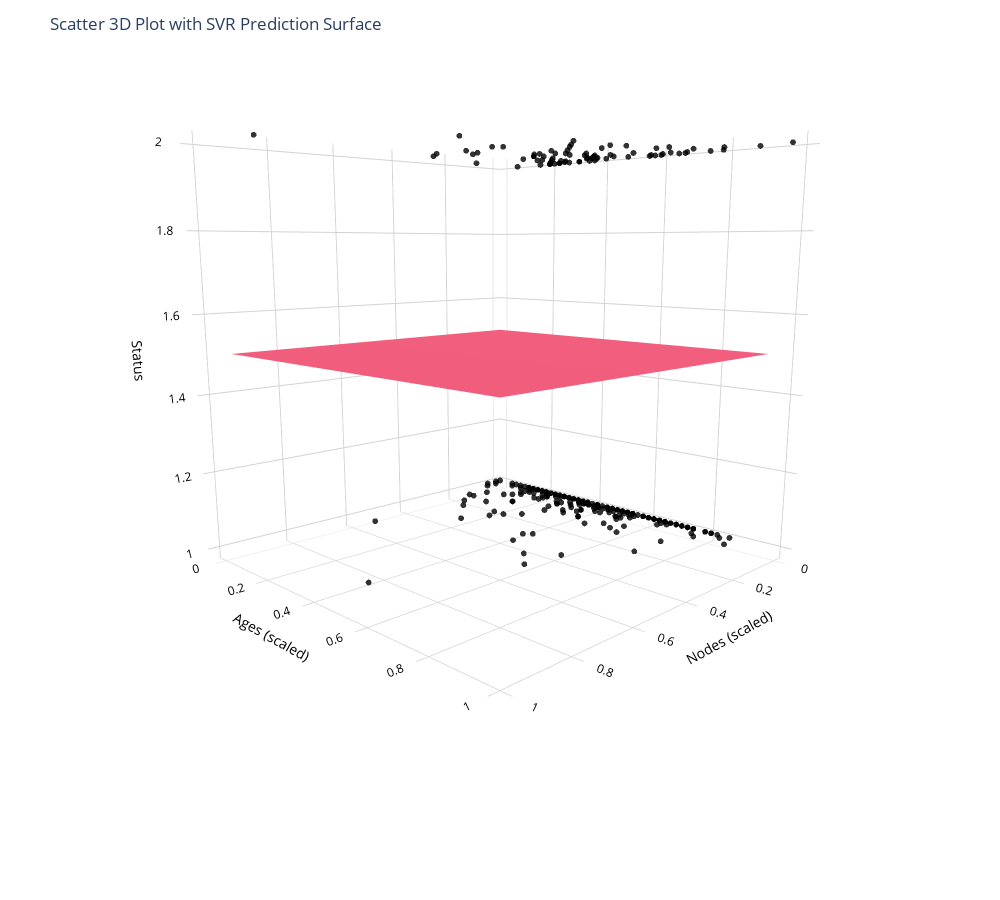

Notebook source saved alongside this figure:
### Code cell
# 2.3B SVR

 

#Support Vector Regression (SVR) with 1 dep V (Y = Status) & 2 independent variables (Age, Nodes - scaled)

#************************************************************

# Data Manipulation

import pandas as pd # for data manipulation

import numpy as np # for data manipulation

 

# Sklearn

from sklearn.linear_model import LinearRegression # for building a linear regression model

from sklearn.svm import SVR # for building SVR model

from sklearn.preprocessing import MinMaxScaler

 

# Visualizations

# pip install plotly   # Need to install this one time.  ???????????? remember to remove #

import plotly.graph_objects as go # for data visualization

import plotly.express as px # for data visualization

 

# Read in data

df = pd.read_csv('haberman_data.csv', encoding='utf-8')

 

# Use MinMax scaling on Age and Nodes features

scaler=MinMaxScaler()

df['Ages (scaled)']=scaler.fit_transform(df[['Age']])

df['Nodes (scaled)']=scaler.fit_transform(df[['Nodes']])

 

# Print Dataframe

#df             #********************************************************* Worked so far

# ----------- Select variables -----------

X=df[['Nodes (scaled)','Ages (scaled)']]

y=df['Status'].values

 

# ----------- Model fitting -----------

# Define models and set hyperparameter values

model1 = LinearRegression()

model2 = SVR(kernel='rbf', C=100, epsilon=1)

 

# Fit the two models

lr = model1.fit(X, y)

svr = model2.fit(X, y)

 

# ----------- For creating a prediciton plane to be used in the visualization -----------

# Set Increments between points in a meshgrid

mesh_size = 0.05

 

# Identify min and max values for input variables

x_min, x_max = X['Nodes (scaled)'].min(), X['Nodes (scaled)'].max()

y_min, y_max = X['Ages (scaled)'].min(), X['Ages (scaled)'].max()

 

# Return evenly spaced values based on a range between min and max

xrange = np.arange(x_min, x_max, mesh_size)

yrange = np.arange(y_min, y_max, mesh_size)

 

# Create a meshgrid

xx, yy = np.meshgrid(xrange, yrange)

 

# ----------- Create a prediciton plane  -----------

# Use models to create a prediciton plane --- Linear Regression

pred_LR = model1.predict(np.c_[xx.ravel(), yy.ravel()])

pred_LR = pred_LR.reshape(xx.shape)

 

# Use models to create a prediciton plane --- SVR

pred_svr = model2.predict(np.c_[xx.ravel(), yy.ravel()])

pred_svr = pred_svr.reshape(xx.shape)

 

# Note, .ravel() flattens the array to a 1D array,

# then np.c_ takes elements from flattened xx and yy arrays and puts them together,

# this creates the right shape required for model input

 

# prediction array that is created by the model output is a 1D array,

# Hence, we need to reshape it to be the same shape as xx or yy to be able to display it on a graph

#************************************************************************* Is it good thus far

# Create a 3D scatter plot with predictions

fig = px.scatter_3d(df, x=df['Nodes (scaled)'], y=df['Ages (scaled)'], z=df['Status'],

                    opacity=0.8, color_discrete_sequence=['black'],

                    width=1000, height=900

                   )

 

# Set figure title and colors

fig.update_layout(title_text="Scatter 3D Plot with SVR Prediction Surface",

                  scene_camera_eye=dict(x=1.5, y=1.5, z=0.25),

                  scene_camera_center=dict(x=0, y=0, z=-0.2),

                  scene = dict(xaxis=dict(backgroundcolor='white',

                                          color='black',

                                          gridcolor='lightgrey'),

                               yaxis=dict(backgroundcolor='white',

                                          color='black',

                                          gridcolor='lightgrey'

                                          ),

                               zaxis=dict(backgroundcolor='white',

                                          color='black',

                                          gridcolor='lightgrey')))

# Update marker size

fig.update_traces(marker=dict(size=2))

 

# Add prediction plane

fig.add_traces(go.Surface(x=xrange, y=yrange, z=pred_svr, name='SVR',

                          colorscale=px.colors.sequential.Sunsetdark,

                          showscale=False))

fig.show()

### Figure 1 — Plotly figure (JSON) as saved in the notebook; plotly's stock layout.template omitted (floating-point values rounded to 4 significant figures; data arrays with more than 128 entries replaced by an {"elided": "..."} marker saying what was removed)
{"data": [{"hovertemplate": "Nodes (scaled)=%{x}<br>Ages (scaled)=%{y}<br>Status=%{z}<extra></extra>", "legendgroup": "", "marker": {"color": "black", "opacity": 0.8, "size": 2, "symbol": "circle"}, "mode": "markers", "name": "", "scene": "scene", "showlegend": false, "type": "scatter3d", "x": {"elided": "306 float values"}, "y": {"elided": "306 float values"}, "z": {"elided": "306 int values"}}, {"colorscale": [[0, "rgb(252, 222, 156)"], [0.1667, "rgb(250, 164, 118)"], [0.3333, "rgb(240, 116, 110)"], [0.5, "rgb(227, 79, 111)"], [0.6667, "rgb(220, 57, 119)"], [0.8333, "rgb(185, 37, 122)"], [1, "rgb(124, 29, 111)"]], "name": "SVR", "showscale": false, "type": "surface", "x": [0, 0.05, 0.1, 0.15, 0.2, 0.25, 0.3, 0.35, 0.4, 0.45, 0.5, 0.55, 0.6, 0.65, 0.7, 0.75, 0.8, 0.85, 0.9, 0.95], "y": [0, 0.05, 0.1, 0.15, 0.2, 0.25, 0.3, 0.35, 0.4, 0.45, 0.5, 0.55, 0.6, 0.65, 0.7, 0.75, 0.8, 0.85, 0.9, 0.95], "z": {"elided": "20x20 float values"}}], "layout": {"height": 900, "legend": {"tracegroupgap": 0}, "margin": {"t": 60}, "scene": {"camera": {"center": {"x": 0, "y": 0, "z": -0.2}, "eye": {"x": 1.5, "y": 1.5, "z": 0.25}}, "domain": {"x": [0, 1], "y": [0, 1]}, "xaxis": {"backgroundcolor": "white", "color": "black", "gridcolor": "lightgrey", "title": {"text": "Nodes (scaled)"}}, "yaxis": {"backgroundcolor": "white", "color": "black", "gridcolor": "lightgrey", "title": {"text": "Ages (scaled)"}}, "zaxis": {"backgroundcolor": "white", "color": "black", "gridcolor": "lightgrey", "title": {"text": "Status"}}}, "title": {"text": "Scatter 3D Plot with SVR Prediction Surface"}, "width": 1000}}
